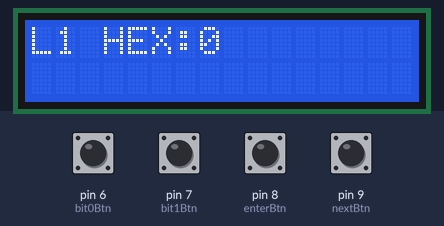
Recording of a sketch running on a simulated Arduino Uno, built with avr-gcc and run on an emulated ATmega328P. Shown: 16×2 character LCD. Inputs (shaded band) come from the test bench; at power-on: pin 6 (bit0Btn), pin 7 (bit1Btn), pin 8 (enterBtn), pin 9 (nextBtn) HIGH. Random numbers use the default seed unless the sketch sets one.

Above: at 2.7 s.
2.8 s: pin 8 (enterBtn) pulled LOW for 0.15 s
At 4.5 s:
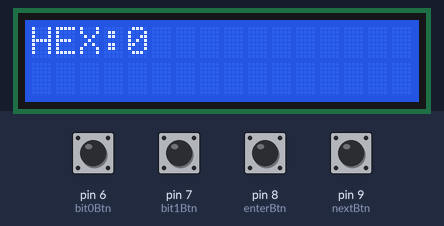
5.5 s: pin 6 (bit0Btn) pulled LOW for 0.15 s
At 6.3 s:
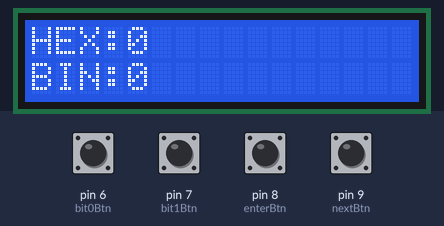
7.1 s: pin 7 (bit1Btn) pulled LOW for 0.15 s
At 7.6 s:
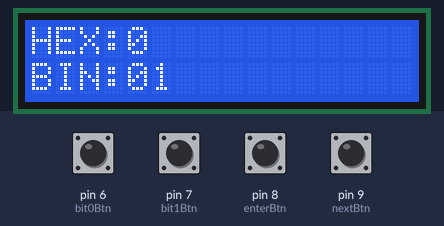
8.7 s: pin 9 (nextBtn) pulled LOW for 0.15 s
At 9.9 s:
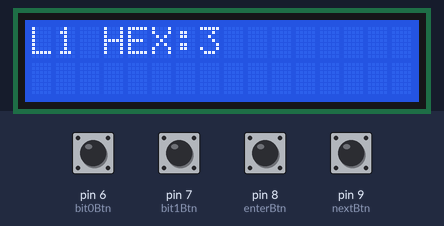
10.3 s: pin 6 (bit0Btn) pulled LOW for 1 s
At 11.2 s:
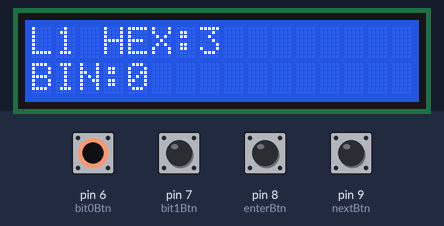
12.8 s: pin 7 (bit1Btn) pulled LOW for 1 s
At 13.1 s:
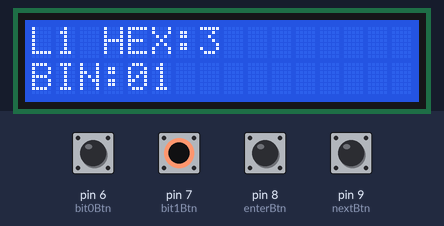
Timing chart, 0 to 15.8 s (numbered marks = the images above; inputs shaded):
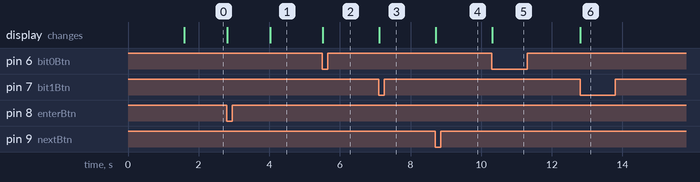

The sketch:

binhex_game.ino
```cpp
#include <Wire.h>
#include <LiquidCrystal_I2C.h>

LiquidCrystal_I2C lcd(0x27, 16, 2);

// BUTTONS
const int bit0Btn = 6;
const int bit1Btn = 7;
const int enterBtn = 8;
const int nextBtn = 9;

// GAME STATE
String currentBin = "";
String targetBin = "";
String targetHex = "";

// STATS
int score = 0;
int streak = 0;
int wrongStreak = 0;
int difficulty = 1;

// CONTROL
bool gameActive = true;

// STATES
bool last0 = HIGH;
bool last1 = HIGH;
bool lastEnter = HIGH;
bool lastNext = HIGH;

// ---------------- HEX CONVERTER ----------------
String binToHex(String bin) {
  String hex = "";

  while (bin.length() % 4 != 0) {
    bin = "0" + bin;
  }

  for (int i = 0; i < bin.length(); i += 4) {
    String chunk = bin.substring(i, i + 4);
    int val = 0;

    for (int j = 0; j < 4; j++) {
      if (chunk[j] == '1') val += (1 << (3 - j));
    }

    if (val < 10) hex += String(val);
    else hex += char('A' + (val - 10));
  }

  return hex;
}

// ---------------- DIFFICULTY UPDATE ----------------
void updateDifficulty(bool correct) {

  if (correct) {
    streak++;
    wrongStreak = 0;

    if (streak >= 3 && difficulty < 4) {
      difficulty++;
      streak = 0;
    }

  } else {
    wrongStreak++;
    streak = 0;

    if (wrongStreak >= 2 && difficulty > 1) {
      difficulty--;
      wrongStreak = 0;
    }
  }
}

// ---------------- NEW CHALLENGE ----------------
void newChallenge() {

  int minVal, maxVal;

  if (difficulty == 1) { minVal = 0; maxVal = 63; }
  else if (difficulty == 2) { minVal = 64; maxVal = 127; }
  else if (difficulty == 3) { minVal = 128; maxVal = 191; }
  else { minVal = 192; maxVal = 255; }

  int value = random(minVal, maxVal + 1);

  targetHex = String(value, HEX);
  targetHex.toUpperCase();

  targetBin = "";

  for (int i = 7; i >= 0; i--) {
    targetBin += bitRead(value, i);
  }

  currentBin = "";

  lcd.clear();
  lcd.setCursor(0, 0);
  lcd.print("L");
  lcd.print(difficulty);
  lcd.print(" HEX:");
  lcd.print(targetHex);
}

// ---------------- CHECK ANSWER ----------------
void checkAnswer() {

  bool correct = (currentBin == targetBin);

  updateDifficulty(correct);

  if (correct) {
    score++;

    lcd.clear();
    lcd.setCursor(0, 0);
    lcd.print("CORRECT!");
    lcd.setCursor(0, 1);
    lcd.print("Score:");
    lcd.print(score);

    delay(1200);
    newChallenge();

  } else {
    lcd.clear();
    lcd.setCursor(0, 0);
    lcd.print("WRONG!");
    lcd.setCursor(0, 1);
    lcd.print("Lvl:");
    lcd.print(difficulty);

    delay(1200);

    lcd.clear();
    lcd.setCursor(0, 0);
    lcd.print("HEX:");
    lcd.print(targetHex);
  }
}

// ---------------- INPUT DISPLAY ----------------
void showInput() {
  lcd.setCursor(0, 1);
  lcd.print("BIN:");
  lcd.print(currentBin);
  lcd.print("   ");
}

// ---------------- EXIT GAME ----------------
void exitGame() {
  gameActive = false;

  lcd.clear();
  lcd.setCursor(0, 0);
  lcd.print("SYSTEM OFF");
  lcd.setCursor(0, 1);
  lcd.print("Reset to start");
}

// ---------------- SETUP ----------------
void setup() {
  pinMode(bit0Btn, INPUT_PULLUP);
  pinMode(bit1Btn, INPUT_PULLUP);
  pinMode(enterBtn, INPUT_PULLUP);
  pinMode(nextBtn, INPUT_PULLUP);

  lcd.init();
  lcd.backlight();

  randomSeed(analogRead(0));

  lcd.setCursor(0, 0);
  lcd.print("Adaptive Game");
  delay(1500);

  newChallenge();
}

// ---------------- LOOP ----------------
void loop() {

  if (!gameActive) return;

  // ================= EXIT CONDITION =================
  if (digitalRead(bit0Btn) == LOW &&
      digitalRead(bit1Btn) == LOW &&
      digitalRead(enterBtn) == LOW &&
      digitalRead(nextBtn) == LOW) {

    exitGame();

    while (true) {
      // freeze system until reset
    }
  }

  // ================= BIT 0 =================
  if (digitalRead(bit0Btn) == LOW && last0 == HIGH) {
    currentBin += "0";
    showInput();
  }
  last0 = digitalRead(bit0Btn);

  // ================= BIT 1 =================
  if (digitalRead(bit1Btn) == LOW && last1 == HIGH) {
    currentBin += "1";
    showInput();
  }
  last1 = digitalRead(bit1Btn);

  // ================= ENTER =================
  if (digitalRead(enterBtn) == LOW && lastEnter == HIGH) {
    checkAnswer();
  }
  lastEnter = digitalRead(enterBtn);

  // ================= NEXT =================
  if (digitalRead(nextBtn) == LOW && lastNext == HIGH) {
    newChallenge();
  }
  lastNext = digitalRead(nextBtn);
}
```

Measured:
- after the input at 2.8 s, the display: first changes at once (image 1 shows a later state)
- after the input at 5.5 s, the display: changes at once (image 2)
- after the input at 7.1 s, the display: changes at once (image 3)
- after the input at 8.7 s, the display: changes at once (image 4)
- after the input at 10.3 s, the display: changes at once (image 5)
- after the input at 12.8 s, the display: changes at once (image 6)
